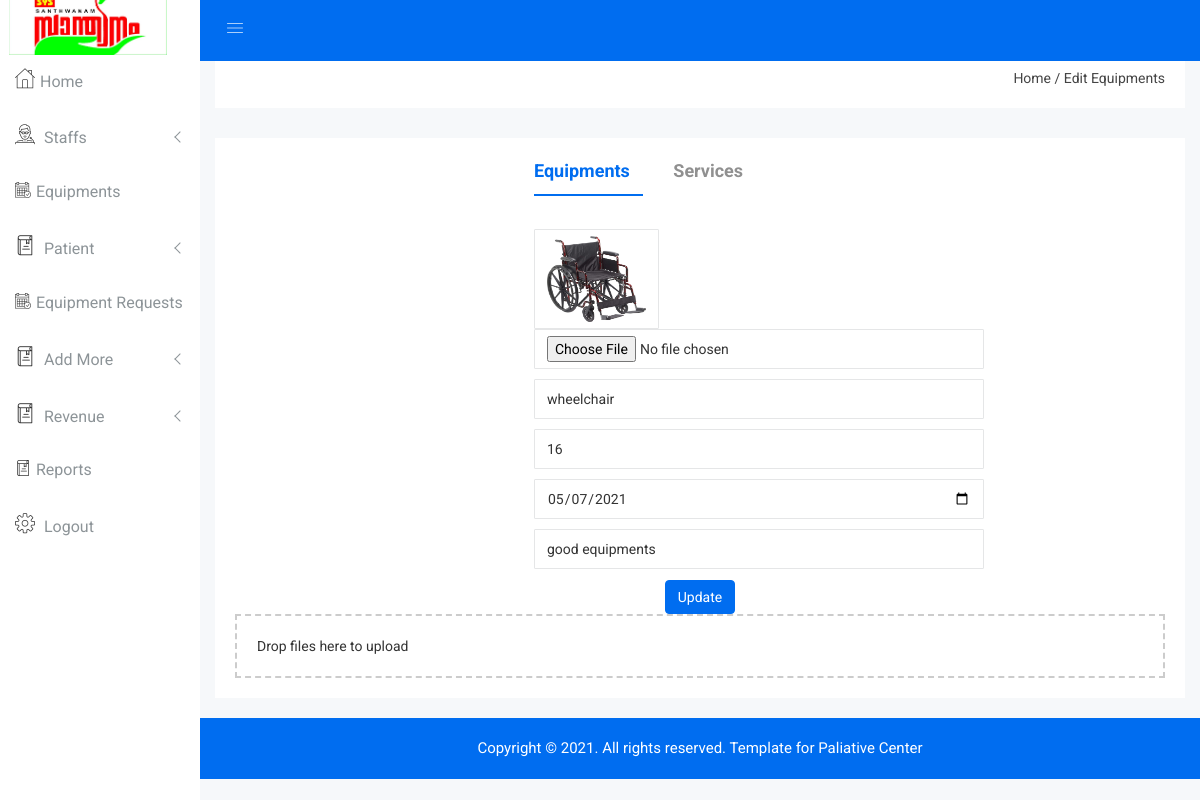
The app's page /Admin/edit_facility.php?eid=2, older data.
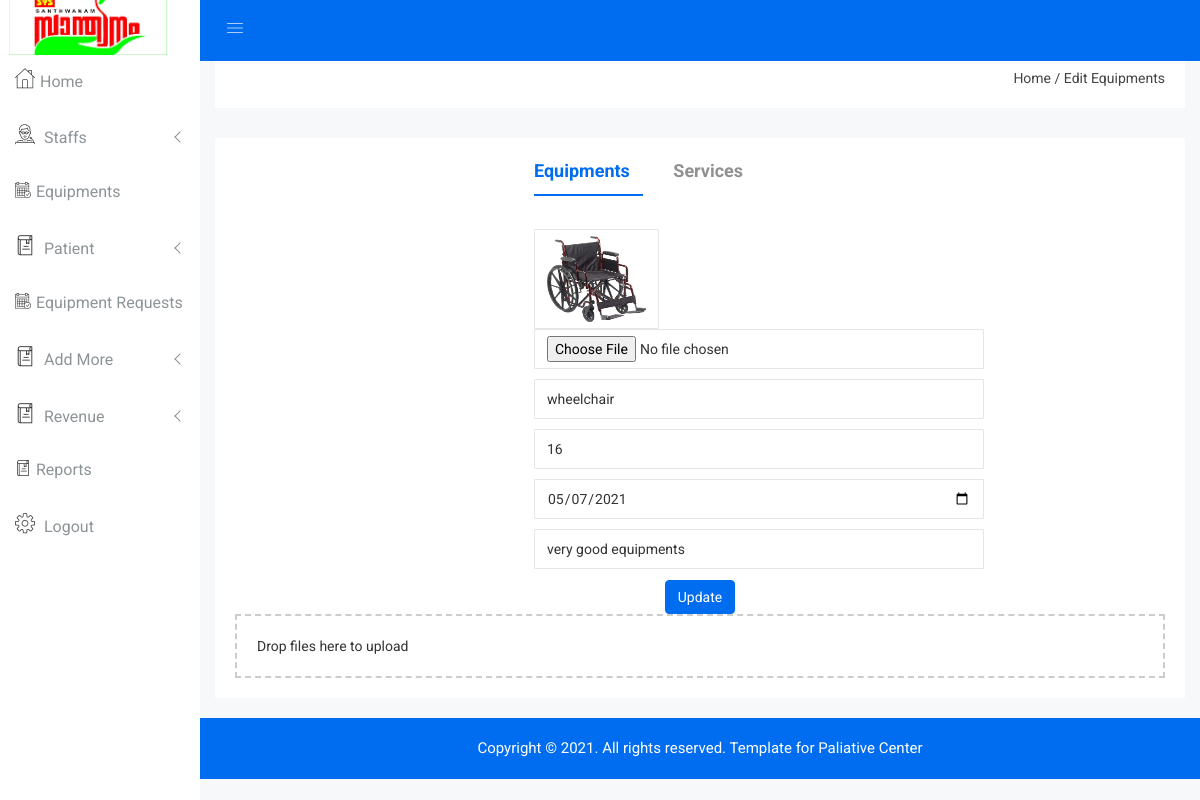
The same page, newer data.
### tables this page shows
CREATE TABLE `equipments` (
  `eid` int(5) NOT NULL,
  `e_name` varchar(15) NOT NULL,
  `e_stock` int(10) NOT NULL,
  `e_date` date NOT NULL,
  `image` varchar(250) NOT NULL,
  `description` varchar(100) NOT NULL
);

### Admin/edit_facility.php (the view, shortened to what the changed rows need)
<?php
include "header.php";
$eid=$_GET['eid'];
$sq=mysqli_query($con,"select * from equipments where eid='$eid'");
$ro=mysqli_fetch_array($sq);
?>
    <div class="single-pro-review-area mt-t-30 mg-b-15">
        <div class="container-fluid">
            <div class="row">
                <div class="col-lg-12 col-md-12 col-sm-12 col-xs-12">
                    <div class="product-payment-inner-st">
                        <div id="myTabContent" class="tab-content custom-product-edit">
                            <div class="product-tab-list tab-pane fade active in" id="description">
                                <div class="row">
                                    <div class="col-lg-12 col-md-12 col-sm-12 col-xs-12">
                                        <div class="review-content-section">
                                            <div id="dropzone1" class="pro-ad addcoursepro">
                                                <form action="edit_facility_fun.php?eid=<?php echo $ro['eid'] ?>" method="post" enctype="multipart/form-data" class="dropzone dropzone-custom needsclick addlibrary" id="demo1-upload">
                                                    <div class="row">
                                                        <div class="col-lg-6 col-md-6 col-sm-6 col-xs-12" style="margin-left: 299px">
                                                            <div class="form-group res-mg-t-15">
                                                                <img  src="../facility/<?php echo $ro['image'] ?>" class="form-control" style="width: 125px;height: 100px;">
                                                                <input name="img" type="file" class="form-control">
                                                            </div>
                                                            <div class="form-group">
                                                                <input name="name" type="text" class="form-control" placeholder="Name" value="<?php echo $ro['e_name'] ?>">
                                                            </div>
                                                            <div class="form-group">
                                                                <input name="stock" type="text" class="form-control" placeholder="Stock" value="<?php echo $ro['e_stock'] ?>" maxlength="2" onkeypress="javascript:return isNumber(event)">
                                                            </div>
                                                            <div class="form-group">
                                                                <input name="date" type="date" class="form-control" placeholder="Date of giving" value="<?php echo $ro['e_date'] ?>">
                                                            </div>
                                                            <div class="form-group">
                                                                <input name="description" type="text" class="form-control" placeholder="Description" value="<?php echo $ro['description'] ?>">
                                                            </div>
                                                        </div>
                                                    </div>
                                                </form>
                                            </div>
                                        </div>
                                    </div>
                                </div>
                            </div>
                        </div>
                    </div>
                </div>
            </div>
        </div>
    </div>
<?php
include "footer.php";
?>

Row changes from the older to the newer data that the page shows:
changed equipments "wheelchair": description "good equipments" → "very good equipments"
